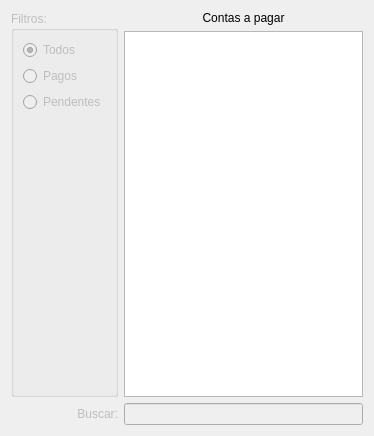
<?xml version="1.0" encoding="UTF-8"?>
<ui version="4.0">
 <class>WidgetContaPagar</class>
 <widget class="QWidget" name="WidgetContaPagar">
  <property name="geometry">
   <rect>
    <x>0</x>
    <y>0</y>
    <width>374</width>
    <height>436</height>
   </rect>
  </property>
  <property name="windowTitle">
   <string>Form</string>
  </property>
  <layout class="QGridLayout" name="gridLayout">
   <item row="0" column="0" rowspan="2">
    <widget class="QGroupBox" name="groupBox_6">
     <property name="enabled">
      <bool>false</bool>
     </property>
     <property name="title">
      <string>Filtros:</string>
     </property>
     <layout class="QGridLayout" name="gridLayout_13">
      <item row="1" column="0">
       <widget class="QRadioButton" name="radioButtonContaPagarPago">
        <property name="text">
         <string>Pagos</string>
        </property>
       </widget>
      </item>
      <item row="2" column="0">
       <widget class="QRadioButton" name="radioButtonContaPagarPendente">
        <property name="text">
         <string>Pendentes</string>
        </property>
       </widget>
      </item>
      <item row="3" column="0">
       <spacer name="verticalSpacer_6">
        <property name="orientation">
         <enum>Qt::Vertical</enum>
        </property>
        <property name="sizeHint" stdset="0">
         <size>
          <width>20</width>
          <height>290</height>
         </size>
        </property>
       </spacer>
      </item>
      <item row="0" column="0">
       <widget class="QRadioButton" name="radioButtonContaPagarLimpar">
        <property name="text">
         <string>Todos</string>
        </property>
        <property name="checked">
         <bool>true</bool>
        </property>
       </widget>
      </item>
     </layout>
    </widget>
   </item>
   <item row="0" column="1">
    <widget class="QLabel" name="labelContasPagar">
     <property name="text">
      <string>Contas a pagar</string>
     </property>
     <property name="alignment">
      <set>Qt::AlignCenter</set>
     </property>
    </widget>
   </item>
   <item row="1" column="1">
    <widget class="TableView" name="table">
     <property name="editTriggers">
      <set>QAbstractItemView::NoEditTriggers</set>
     </property>
     <property name="alternatingRowColors">
      <bool>true</bool>
     </property>
     <property name="selectionBehavior">
      <enum>QAbstractItemView::SelectRows</enum>
     </property>
     <property name="sortingEnabled">
      <bool>true</bool>
     </property>
     <attribute name="horizontalHeaderCascadingSectionResizes">
      <bool>true</bool>
     </attribute>
     <attribute name="horizontalHeaderStretchLastSection">
      <bool>false</bool>
     </attribute>
    </widget>
   </item>
   <item row="2" column="0">
    <widget class="QLabel" name="labelContasPagarBuscar">
     <property name="enabled">
      <bool>false</bool>
     </property>
     <property name="text">
      <string>Buscar:</string>
     </property>
     <property name="alignment">
      <set>Qt::AlignRight|Qt::AlignTrailing|Qt::AlignVCenter</set>
     </property>
    </widget>
   </item>
   <item row="2" column="1">
    <widget class="QLineEdit" name="lineEditBuscaContasPagar">
     <property name="enabled">
      <bool>false</bool>
     </property>
    </widget>
   </item>
  </layout>
 </widget>
 <customwidgets>
  <customwidget>
   <class>TableView</class>
   <extends>QTableView</extends>
   <header>src/tableview.h</header>
  </customwidget>
 </customwidgets>
 <resources/>
 <connections/>
</ui>
